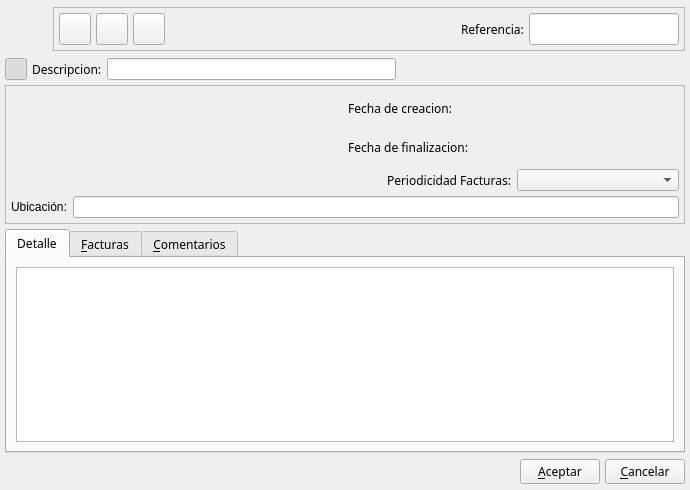
<ui version="4.0" >
 <author>Tomeu Borras</author>
 <class>ContratoBase</class>
 <widget class="QWidget" name="ContratoBase" >
  <property name="geometry" >
   <rect>
    <x>0</x>
    <y>0</y>
    <width>690</width>
    <height>490</height>
   </rect>
  </property>
  <property name="windowTitle" >
   <string>Nuevo Contrato</string>
  </property>
  <property name="windowIcon" >
   <iconset resource="../../../bulmages.qrc" >:/Bulmafact48x48/images/png/48x48/i_bulmages_documentos.48x48.png</iconset>
  </property>
  <layout class="QVBoxLayout" >
   <property name="margin" >
    <number>5</number>
   </property>
   <property name="spacing" >
    <number>5</number>
   </property>
   <item>
    <layout class="QHBoxLayout" >
     <property name="margin" >
      <number>0</number>
     </property>
     <property name="spacing" >
      <number>0</number>
     </property>
     <item>
      <widget class="QLabel" name="pixmapLabel1" >
       <property name="sizePolicy" >
        <sizepolicy>
         <hsizetype>0</hsizetype>
         <vsizetype>0</vsizetype>
         <horstretch>0</horstretch>
         <verstretch>0</verstretch>
        </sizepolicy>
       </property>
       <property name="minimumSize" >
        <size>
         <width>48</width>
         <height>48</height>
        </size>
       </property>
       <property name="maximumSize" >
        <size>
         <width>48</width>
         <height>48</height>
        </size>
       </property>
       <property name="pixmap" >
        <pixmap resource="../../../bulmages.qrc" >:/Bulmafact48x48/images/png/48x48/i_bulmages_documentos.48x48.png</pixmap>
       </property>
       <property name="scaledContents" >
        <bool>true</bool>
       </property>
      </widget>
     </item>
     <item>
      <widget class="QFrame" name="frame_2" >
       <property name="sizePolicy" >
        <sizepolicy>
         <hsizetype>7</hsizetype>
         <vsizetype>0</vsizetype>
         <horstretch>0</horstretch>
         <verstretch>0</verstretch>
        </sizepolicy>
       </property>
       <property name="frameShape" >
        <enum>QFrame::StyledPanel</enum>
       </property>
       <property name="frameShadow" >
        <enum>QFrame::Raised</enum>
       </property>
       <layout class="QHBoxLayout" >
        <property name="margin" >
         <number>5</number>
        </property>
        <property name="spacing" >
         <number>5</number>
        </property>
        <item>
         <widget class="QToolButton" name="mui_guardar" >
          <property name="minimumSize" >
           <size>
            <width>32</width>
            <height>32</height>
           </size>
          </property>
          <property name="maximumSize" >
           <size>
            <width>32</width>
            <height>32</height>
           </size>
          </property>
          <property name="toolTip" >
           <string>Guardar Contrato</string>
          </property>
          <property name="whatsThis" >
           <string>Guardar Contrato</string>
          </property>
          <property name="text" >
           <string/>
          </property>
          <property name="icon" >
           <iconset resource="../../../bulmages.qrc" >:/Genericos32x32/images/png/i_save.xpm</iconset>
          </property>
          <property name="iconSize" >
           <size>
            <width>32</width>
            <height>32</height>
           </size>
          </property>
         </widget>
        </item>
        <item>
         <widget class="QToolButton" name="mui_borrar" >
          <property name="minimumSize" >
           <size>
            <width>32</width>
            <height>32</height>
           </size>
          </property>
          <property name="maximumSize" >
           <size>
            <width>32</width>
            <height>32</height>
           </size>
          </property>
          <property name="toolTip" >
           <string>Borrar Contrato</string>
          </property>
          <property name="whatsThis" >
           <string>Borrar Contrato</string>
          </property>
          <property name="text" >
           <string/>
          </property>
          <property name="icon" >
           <iconset resource="../../../bulmages.qrc" >:/Genericos32x32/images/png/i_editDelete.png</iconset>
          </property>
          <property name="iconSize" >
           <size>
            <width>32</width>
            <height>32</height>
           </size>
          </property>
         </widget>
        </item>
        <item>
         <widget class="QToolButton" name="mui_facturar" >
          <property name="minimumSize" >
           <size>
            <width>32</width>
            <height>32</height>
           </size>
          </property>
          <property name="maximumSize" >
           <size>
            <width>32</width>
            <height>32</height>
           </size>
          </property>
          <property name="toolTip" >
           <string>Facturar Periodos Pendientes</string>
          </property>
          <property name="whatsThis" >
           <string>Facturar Periodos Pendientes</string>
          </property>
          <property name="text" >
           <string/>
          </property>
          <property name="icon" >
           <iconset resource="../../../bulmages.qrc" >:/Bulmafact32x32/images/png/32x32/i_bulmages_ventas_facturas_automaticas.32x32.png</iconset>
          </property>
          <property name="iconSize" >
           <size>
            <width>32</width>
            <height>32</height>
           </size>
          </property>
         </widget>
        </item>
        <item>
         <spacer>
          <property name="orientation" >
           <enum>Qt::Horizontal</enum>
          </property>
          <property name="sizeType" >
           <enum>QSizePolicy::Preferred</enum>
          </property>
          <property name="sizeHint" >
           <size>
            <width>16</width>
            <height>26</height>
           </size>
          </property>
         </spacer>
        </item>
        <item>
         <widget class="QFrame" name="mui_plugbotones" >
          <property name="sizePolicy" >
           <sizepolicy>
            <hsizetype>1</hsizetype>
            <vsizetype>7</vsizetype>
            <horstretch>0</horstretch>
            <verstretch>0</verstretch>
           </sizepolicy>
          </property>
          <property name="frameShape" >
           <enum>QFrame::NoFrame</enum>
          </property>
          <property name="frameShadow" >
           <enum>QFrame::Plain</enum>
          </property>
          <property name="lineWidth" >
           <number>0</number>
          </property>
         </widget>
        </item>
        <item>
         <spacer>
          <property name="orientation" >
           <enum>Qt::Horizontal</enum>
          </property>
          <property name="sizeType" >
           <enum>QSizePolicy::Expanding</enum>
          </property>
          <property name="sizeHint" >
           <size>
            <width>81</width>
            <height>32</height>
           </size>
          </property>
         </spacer>
        </item>
        <item>
         <widget class="QLabel" name="label5" >
          <property name="sizePolicy" >
           <sizepolicy>
            <hsizetype>1</hsizetype>
            <vsizetype>5</vsizetype>
            <horstretch>0</horstretch>
            <verstretch>0</verstretch>
           </sizepolicy>
          </property>
          <property name="font" >
           <font>
            <family>Sans Serif</family>
            <pointsize>9</pointsize>
            <weight>50</weight>
            <italic>false</italic>
            <bold>false</bold>
            <underline>false</underline>
            <strikeout>false</strikeout>
           </font>
          </property>
          <property name="text" >
           <string>Referencia:</string>
          </property>
          <property name="buddy" >
           <cstring>mui_refcontrato</cstring>
          </property>
         </widget>
        </item>
        <item>
         <widget class="BusquedaReferencia" name="mui_refcontrato" >
          <property name="sizePolicy" >
           <sizepolicy>
            <hsizetype>5</hsizetype>
            <vsizetype>13</vsizetype>
            <horstretch>0</horstretch>
            <verstretch>0</verstretch>
           </sizepolicy>
          </property>
          <property name="minimumSize" >
           <size>
            <width>150</width>
            <height>0</height>
           </size>
          </property>
         </widget>
        </item>
       </layout>
      </widget>
     </item>
    </layout>
   </item>
   <item>
    <layout class="QHBoxLayout" >
     <property name="margin" >
      <number>0</number>
     </property>
     <property name="spacing" >
      <number>5</number>
     </property>
     <item>
      <widget class="QToolButton" name="mui_detalles" >
       <property name="minimumSize" >
        <size>
         <width>22</width>
         <height>22</height>
        </size>
       </property>
       <property name="maximumSize" >
        <size>
         <width>22</width>
         <height>22</height>
        </size>
       </property>
       <property name="toolTip" >
        <string>Mostrar/ocultar cabecera</string>
       </property>
       <property name="whatsThis" >
        <string>Mostrar/ocultar cabecera</string>
       </property>
       <property name="text" >
        <string/>
       </property>
       <property name="icon" >
        <iconset resource="../../../bulmages.qrc" >:/Genericos32x32/images/png/i_edit.png</iconset>
       </property>
       <property name="iconSize" >
        <size>
         <width>22</width>
         <height>22</height>
        </size>
       </property>
       <property name="checkable" >
        <bool>true</bool>
       </property>
       <property name="checked" >
        <bool>true</bool>
       </property>
      </widget>
     </item>
     <item>
      <widget class="QLabel" name="label7" >
       <property name="font" >
        <font>
         <family>Sans Serif</family>
         <pointsize>9</pointsize>
         <weight>50</weight>
         <italic>false</italic>
         <bold>false</bold>
         <underline>false</underline>
         <strikeout>false</strikeout>
        </font>
       </property>
       <property name="text" >
        <string>Descripcion:</string>
       </property>
       <property name="buddy" >
        <cstring>mui_nomcontrato</cstring>
       </property>
      </widget>
     </item>
     <item>
      <widget class="QLineEdit" name="mui_nomcontrato" >
       <property name="sizePolicy" >
        <sizepolicy>
         <hsizetype>7</hsizetype>
         <vsizetype>0</vsizetype>
         <horstretch>0</horstretch>
         <verstretch>0</verstretch>
        </sizepolicy>
       </property>
       <property name="minimumSize" >
        <size>
         <width>0</width>
         <height>0</height>
        </size>
       </property>
       <property name="baseSize" >
        <size>
         <width>0</width>
         <height>0</height>
        </size>
       </property>
      </widget>
     </item>
     <item>
      <spacer>
       <property name="orientation" >
        <enum>Qt::Horizontal</enum>
       </property>
       <property name="sizeType" >
        <enum>QSizePolicy::MinimumExpanding</enum>
       </property>
       <property name="sizeHint" >
        <size>
         <width>50</width>
         <height>21</height>
        </size>
       </property>
      </spacer>
     </item>
    </layout>
   </item>
   <item>
    <widget class="QFrame" name="frame" >
     <property name="frameShape" >
      <enum>QFrame::StyledPanel</enum>
     </property>
     <property name="frameShadow" >
      <enum>QFrame::Raised</enum>
     </property>
     <layout class="QGridLayout" >
      <property name="margin" >
       <number>5</number>
      </property>
      <property name="spacing" >
       <number>5</number>
      </property>
      <item rowspan="3" row="0" column="0" >
       <widget class="BusquedaCliente" native="1" name="mui_idcliente" >
        <property name="sizePolicy" >
         <sizepolicy>
          <hsizetype>7</hsizetype>
          <vsizetype>13</vsizetype>
          <horstretch>0</horstretch>
          <verstretch>0</verstretch>
         </sizepolicy>
        </property>
        <property name="minimumSize" >
         <size>
          <width>250</width>
          <height>100</height>
         </size>
        </property>
       </widget>
      </item>
      <item row="2" column="1" >
       <layout class="QHBoxLayout" >
        <property name="margin" >
         <number>0</number>
        </property>
        <property name="spacing" >
         <number>6</number>
        </property>
        <item>
         <widget class="QLabel" name="label8_3" >
          <property name="font" >
           <font>
            <family>Sans Serif</family>
            <pointsize>9</pointsize>
            <weight>50</weight>
            <italic>false</italic>
            <bold>false</bold>
            <underline>false</underline>
            <strikeout>false</strikeout>
           </font>
          </property>
          <property name="text" >
           <string>Periodicidad Facturas:</string>
          </property>
          <property name="alignment" >
           <set>Qt::AlignRight|Qt::AlignTrailing|Qt::AlignVCenter</set>
          </property>
          <property name="buddy" >
           <cstring>mui_periodicidadcontrato</cstring>
          </property>
         </widget>
        </item>
        <item>
         <widget class="BusquedaPeriodo" name="mui_periodicidadcontrato" />
        </item>
       </layout>
      </item>
      <item row="3" column="0" colspan="2" >
       <layout class="QHBoxLayout" >
        <property name="margin" >
         <number>0</number>
        </property>
        <property name="spacing" >
         <number>6</number>
        </property>
        <item>
         <widget class="QLabel" name="label" >
          <property name="text" >
           <string>Ubicación:</string>
          </property>
          <property name="buddy" >
           <cstring>mui_loccontrato</cstring>
          </property>
         </widget>
        </item>
        <item>
         <widget class="QLineEdit" name="mui_loccontrato" />
        </item>
       </layout>
      </item>
      <item row="1" column="1" >
       <layout class="QHBoxLayout" >
        <property name="margin" >
         <number>0</number>
        </property>
        <property name="spacing" >
         <number>6</number>
        </property>
        <item>
         <widget class="QLabel" name="label8_2" >
          <property name="font" >
           <font>
            <family>Sans Serif</family>
            <pointsize>9</pointsize>
            <weight>50</weight>
            <italic>false</italic>
            <bold>false</bold>
            <underline>false</underline>
            <strikeout>false</strikeout>
           </font>
          </property>
          <property name="text" >
           <string>Fecha de finalizacion:</string>
          </property>
          <property name="alignment" >
           <set>Qt::AlignRight|Qt::AlignTrailing|Qt::AlignVCenter</set>
          </property>
         </widget>
        </item>
        <item>
         <widget class="BusquedaFecha" native="1" name="mui_ffincontrato" >
          <property name="sizePolicy" >
           <sizepolicy>
            <hsizetype>7</hsizetype>
            <vsizetype>13</vsizetype>
            <horstretch>0</horstretch>
            <verstretch>0</verstretch>
           </sizepolicy>
          </property>
          <property name="minimumSize" >
           <size>
            <width>100</width>
            <height>0</height>
           </size>
          </property>
         </widget>
        </item>
       </layout>
      </item>
      <item row="0" column="1" >
       <layout class="QHBoxLayout" >
        <property name="margin" >
         <number>0</number>
        </property>
        <property name="spacing" >
         <number>6</number>
        </property>
        <item>
         <widget class="QLabel" name="label8" >
          <property name="font" >
           <font>
            <family>Sans Serif</family>
            <pointsize>9</pointsize>
            <weight>50</weight>
            <italic>false</italic>
            <bold>false</bold>
            <underline>false</underline>
            <strikeout>false</strikeout>
           </font>
          </property>
          <property name="text" >
           <string>Fecha de creacion:</string>
          </property>
          <property name="alignment" >
           <set>Qt::AlignRight|Qt::AlignTrailing|Qt::AlignVCenter</set>
          </property>
         </widget>
        </item>
        <item>
         <widget class="BusquedaFecha" native="1" name="mui_fincontrato" >
          <property name="sizePolicy" >
           <sizepolicy>
            <hsizetype>7</hsizetype>
            <vsizetype>13</vsizetype>
            <horstretch>0</horstretch>
            <verstretch>0</verstretch>
           </sizepolicy>
          </property>
          <property name="minimumSize" >
           <size>
            <width>100</width>
            <height>0</height>
           </size>
          </property>
         </widget>
        </item>
       </layout>
      </item>
     </layout>
    </widget>
   </item>
   <item>
    <widget class="QTabWidget" name="Detalle" >
     <property name="enabled" >
      <bool>true</bool>
     </property>
     <property name="font" >
      <font>
       <family>Sans Serif</family>
       <pointsize>9</pointsize>
       <weight>50</weight>
       <italic>false</italic>
       <bold>false</bold>
       <underline>false</underline>
       <strikeout>false</strikeout>
      </font>
     </property>
     <property name="currentIndex" >
      <number>0</number>
     </property>
     <widget class="QWidget" name="tab" >
      <attribute name="title" >
       <string>Detalle</string>
      </attribute>
      <layout class="QGridLayout" >
       <property name="margin" >
        <number>9</number>
       </property>
       <property name="spacing" >
        <number>6</number>
       </property>
       <item row="0" column="0" >
        <widget class="ListLinContratoView" name="mui_lineas" />
       </item>
      </layout>
     </widget>
     <widget class="QWidget" name="tab1" >
      <attribute name="title" >
       <string>&amp;Facturas</string>
      </attribute>
      <layout class="QVBoxLayout" >
       <property name="margin" >
        <number>9</number>
       </property>
       <property name="spacing" >
        <number>6</number>
       </property>
       <item>
        <widget class="FacturasContratoListSubForm" native="1" name="subform2" >
         <property name="sizePolicy" >
          <sizepolicy>
           <hsizetype>13</hsizetype>
           <vsizetype>13</vsizetype>
           <horstretch>0</horstretch>
           <verstretch>0</verstretch>
          </sizepolicy>
         </property>
        </widget>
       </item>
      </layout>
     </widget>
     <widget class="QWidget" name="tab3" >
      <attribute name="title" >
       <string>&amp;Comentarios</string>
      </attribute>
      <layout class="QHBoxLayout" >
       <property name="margin" >
        <number>9</number>
       </property>
       <property name="spacing" >
        <number>6</number>
       </property>
       <item>
        <widget class="QTextEdit" name="mui_descontrato" />
       </item>
      </layout>
     </widget>
    </widget>
   </item>
   <item>
    <layout class="QHBoxLayout" >
     <property name="margin" >
      <number>0</number>
     </property>
     <property name="spacing" >
      <number>5</number>
     </property>
     <item>
      <spacer>
       <property name="orientation" >
        <enum>Qt::Horizontal</enum>
       </property>
       <property name="sizeHint" >
        <size>
         <width>436</width>
         <height>27</height>
        </size>
       </property>
      </spacer>
     </item>
     <item>
      <widget class="QPushButton" name="mui_aceptar" >
       <property name="font" >
        <font>
         <family>Sans Serif</family>
         <pointsize>9</pointsize>
         <weight>50</weight>
         <italic>false</italic>
         <bold>false</bold>
         <underline>false</underline>
         <strikeout>false</strikeout>
        </font>
       </property>
       <property name="text" >
        <string>&amp;Aceptar</string>
       </property>
      </widget>
     </item>
     <item>
      <widget class="QPushButton" name="mui_cancelar" >
       <property name="font" >
        <font>
         <family>Sans Serif</family>
         <pointsize>9</pointsize>
         <weight>50</weight>
         <italic>false</italic>
         <bold>false</bold>
         <underline>false</underline>
         <strikeout>false</strikeout>
        </font>
       </property>
       <property name="text" >
        <string>&amp;Cancelar</string>
       </property>
      </widget>
     </item>
    </layout>
   </item>
  </layout>
 </widget>
 <layoutdefault spacing="2" margin="2" />
 <customwidgets>
  <customwidget>
   <class>BusquedaFecha</class>
   <extends>QWidget</extends>
   <header>../../../bulmalib/busquedafecha.h</header>
  </customwidget>
  <customwidget>
   <class>BusquedaReferencia</class>
   <extends>QLineEdit</extends>
   <header>busquedareferencia.h</header>
  </customwidget>
  <customwidget>
   <class>FacturasContratoListSubForm</class>
   <extends>QWidget</extends>
   <header>contratoview.h</header>
  </customwidget>
  <customwidget>
   <class>ListLinContratoView</class>
   <extends>QTableWidget</extends>
   <header>listlincontratoview.h</header>
  </customwidget>
  <customwidget>
   <class>BusquedaCliente</class>
   <extends>QWidget</extends>
   <header>busquedacliente.h</header>
  </customwidget>
  <customwidget>
   <class>BusquedaPeriodo</class>
   <extends>QComboBox</extends>
   <header>busquedaperiodo.h</header>
  </customwidget>
 </customwidgets>
 <resources>
  <include location="../../../bulmages.qrc" />
 </resources>
 <connections>
  <connection>
   <sender>mui_detalles</sender>
   <signal>toggled(bool)</signal>
   <receiver>frame</receiver>
   <slot>setShown(bool)</slot>
   <hints>
    <hint type="sourcelabel" >
     <x>27</x>
     <y>83</y>
    </hint>
    <hint type="destinationlabel" >
     <x>85</x>
     <y>99</y>
    </hint>
   </hints>
  </connection>
 </connections>
</ui>
